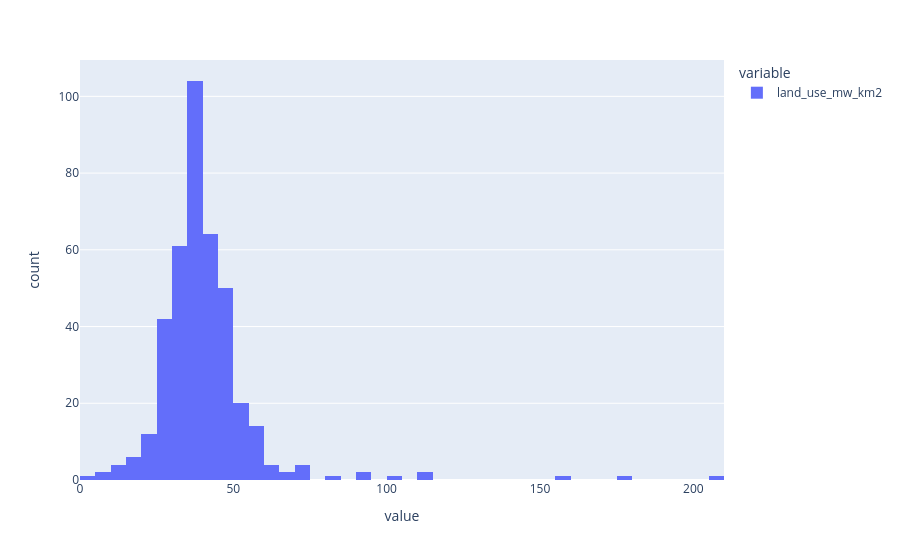

The cell this chart's notebook holds for it:
### Markdown cell above
## Analysis

### Code cell
# direct land use assumption
direct_land_frac = .75

# read in solar shapefile
solar = gpd.read_file('/Users/mong275/Downloads/uspvdbSHP/uspvdb_v2_0_20240801.shp')

# convert to albers CRS
solar.to_crs('ESRI:102003', inplace=True)

# remove smaller solar plants to align with CERF assumed rated capacity range
solar = solar[solar.p_cap_dc > 10]

# remove non single-axis facilities
solar = solar[solar.p_axis == 'single-axis']

# select facilities operational between 2010 and 2020
solar = solar[solar.p_year > 2010]

# select facilities in western US states
solar = solar[solar.p_state.isin(['CA', 'OR', 'WA', 'ID', 'NV', 'UT', 'MT', 'WY', 'AZ', 'CO', 'NM'])]

# determine the project area by assuming panel area in meters squared covers 75% of the total project area
solar['project_area_m2'] = solar['p_area'] * (1 / direct_land_frac)

# calculate the capacity density (MW/square meter) as the ratio of DC capacity and project area (m2)
solar['land_use_mw_m2'] = solar['p_cap_dc'] / solar['project_area_m2']

# calculate the capacity density per km2 (MW/km2) 
solar['land_use_mw_km2'] = (solar['land_use_mw_m2'] * 1e6)

fig = px.histogram(solar['land_use_mw_km2'], nbins=100)

fig.show()

### Figure 1 — Plotly figure (JSON) as saved in the notebook; plotly's stock layout.template omitted (floating-point values rounded to 4 significant figures; data arrays with more than 128 entries replaced by an {"elided": "..."} marker saying what was removed)
{"data": [{"bingroup": "x", "hovertemplate": "variable=land_use_mw_km2<br>value=%{x}<br>count=%{y}<extra></extra>", "legendgroup": "land_use_mw_km2", "marker": {"color": "#636efa", "pattern": {"shape": ""}}, "name": "land_use_mw_km2", "nbinsx": 100, "orientation": "v", "showlegend": true, "type": "histogram", "x": {"elided": "399 float values"}, "xaxis": "x", "yaxis": "y"}], "layout": {"barmode": "relative", "legend": {"title": {"text": "variable"}, "tracegroupgap": 0}, "margin": {"t": 60}, "xaxis": {"anchor": "y", "domain": [0, 1], "title": {"text": "value"}}, "yaxis": {"anchor": "x", "domain": [0, 1], "title": {"text": "count"}}}}
